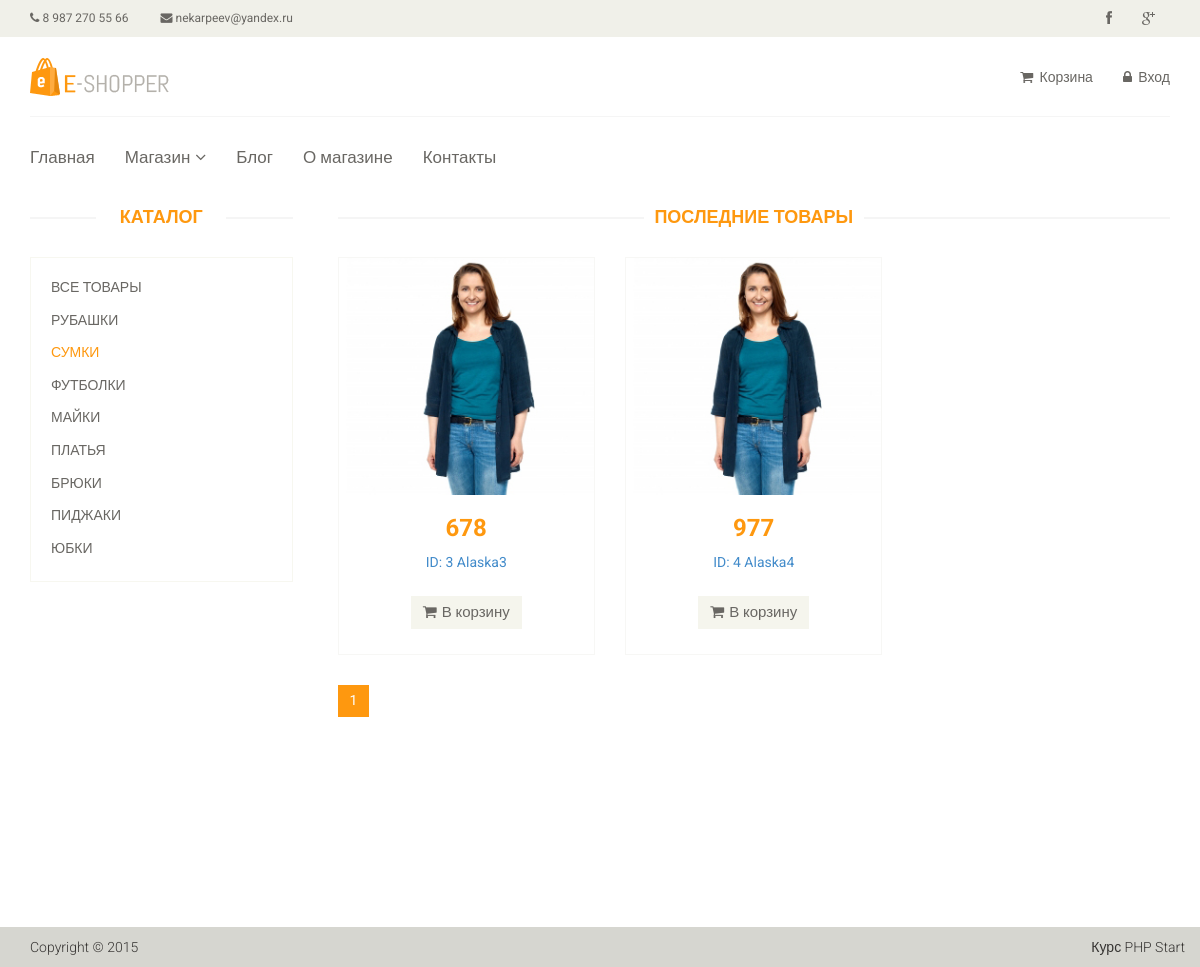
Page /category/2 on the committed database.
### tables this page shows
CREATE TABLE `article_category` (
  `id` int(11) NOT NULL,
  `name` varchar(255) DEFAULT NULL,
  `sort_order` int(11) NOT NULL,
  `status` int(11) NOT NULL
);

CREATE TABLE `articles` (
  `id` int(11) NOT NULL,
  `category` varchar(55) DEFAULT NULL,
  `title` varchar(255) DEFAULT NULL,
  `code` varchar(255) NOT NULL,
  `text` text,
  `id_category` int(11) NOT NULL,
  `price` float DEFAULT NULL,
  `img` varchar(255) NOT NULL,
  `views` int(11) NOT NULL,
  `is_new` int(11) NOT NULL DEFAULT '0',
  `is_recommended` int(11) NOT NULL DEFAULT '0',
  `status` int(11) NOT NULL DEFAULT '1'
);

### config/routes.php (called while the page is built)
<?php
return array(
    'product/([0-9]+)'                => '/product/view/$1',
    'product'                         => '/product/list',
    'catalog'                         => '/catalog/view',
    'catalog/page-([0-9]+)'           => '/catalog/view/$1',
    'category/([0-9]+)'               => '/catalog/category/$1',
    'category/([0-9]+)/page-([0-9]+)' => '/catalog/category/$1/$2',
    'user/register'                   => '/user/register',
    'user/login'                      => '/user/login',
    'user/logout'                     => '/user/logout',
    'cart'                            => '/cart/index',
    'cart/add/([0-9]+)'               => '/cart/add/$1',
    'cart/delete/([0-9]+)'            => '/cart/delete/$1',
    'cart/deleteAll/([0-9]+)'         => '/cart/deleteAll/$1',
    'cart/checkout'                   => '/cart/checkout',
    'cabinet'                         => '/cabinet/index',
    'cabinet/edit'                    => '/cabinet/edit',
    'admin/product/create'            => '/adminProduct/create',
    'admin/product/update/([0-9]+)'   => '/adminProduct/update/$1',
    'admin/product/delete/([0-9]+)'   => '/adminProduct/delete/$1',
    'admin/product'                   => '/adminProduct/index',
    'admin/category/create'           => '/adminCategory/create',
    'admin/category/update/([0-9]+)'  => '/adminCategory/update/$1',
    'admin/category/delete/([0-9]+)'  => '/adminCategory/delete/$1',
    'admin/category'                  => '/adminCategory/index',
    'admin/order/update/([0-9]+)'     => '/adminOrder/update/$1',
    'admin/order/delete/([0-9]+)'     => '/adminOrder/delete/$1',
    'admin/order/view/([0-9]+)'       => '/adminOrder/view/$1',
    'admin/order'                     => '/adminOrder/index',
    'admin'                           => '/admin/index',
    ''                                => '/site/index'
);
?>

### controllers/catalogController.php (called while the page is built, shortened)
<?php
    class CatalogController
    {
        public function actionCategory($idCategory, $page = 1)
        {
            $page = preg_replace('|[^0-9]*|','',$page);
            $page = intval($page);
            $categoryList = [];
            $categoryList = Category::getCategory();
            $productList = [];
            $productList = Product::getProductListByCategory($idCategory, $page);
            $total = Product::getTotalProductInCategory($idCategory);
            $pagination = new Pagination($total, $page, $limit = Product::DEFAULT_LIMIT, $index = 'page-');
            include_once(ROOT . '/view/catalog/product_by_category.php');
            die();
        }
    }

### index.php (called while the page is built, shortened)
<?php
    include_once(ROOT . '/components/Autoload.php');
    $rout1 = new Router;
    $rout1->run();

### models/Category.php (called while the page is built, shortened)
<?php
class Category
{
    public static function getCategory()
    {
        $db = Db::getConnection();
        $result = $db->query('SELECT id, name, sort_order FROM `article_category` WHERE status = 1 ORDER BY sort_order ASC');
        while ($row = $result->fetch()) {
            static $i = 0;
            $categoryList[$i]['id'] = $row['id'];
            $categoryList[$i]['name'] = $row['name'];
            $categoryList[$i]['sort_order'] = $row['sort_order'];
        }
        return $categoryList;
    }
}

### models/Product.php (called while the page is built, shortened)
<?php
class Product
{
    public static function getProductListByCategory($idCategory, $page = 1)
    {
        $db = Db::getConnection();
        $limit = self::DEFAULT_LIMIT;
        $offset = $limit * ($page - 1);
        $sql = ('SELECT * FROM `articles` WHERE id_category = :id_category LIMIT :limit OFFSET :offset');
        $result = $db->prepare($sql);
        $result->bindValue(':id_category', $idCategory, PDO::PARAM_INT);
        $result->bindValue(':limit', $limit, PDO::PARAM_INT);
        $result->bindValue(':offset', $offset, PDO::PARAM_INT);
        $result->execute();
        $i = 0;
        while ($row = $result->fetch()) {
            static $i = 0;
            $productList[$i]['id'] = $row['id'];
            $productList[$i]['category'] = $row['category'];
            $productList[$i]['title'] = $row['title'];
            $productList[$i]['text'] = $row['text'];
            $productList[$i]['price'] = $row['price'];
            $productList[$i]['is_new'] = $row['is_new'];
            $productList[$i]['is_recommended'] = $row['is_recommended'];
            $productList[$i]['status'] = $row['status'];
        }
        return $productList;
    }
    public static function getTotalProductInCategory($idCategory, $limit = self::DEFAULT_LIMIT)
    {
        $db = Db::getConnection();
        $sql = 'SELECT count(id) FROM `articles` WHERE `status` = 1 AND `id_category` = ' . $idCategory;
        $result = $db->query($sql);
        $total = $result->fetch();
        return $total[0];
    }
}

### components/Autoload.php (called while the page is built, shortened)
<?php
    spl_autoload_register(function ($class_name)
    {
        $array_paths = array(
            '/models/',
            '/components/',
            '/controllers/',
        );
        foreach ($array_paths as $path) {
            $path = ROOT . $path . $class_name . '.php';
        }
    });

### view/components/product_item.php (the view, shortened to what this page needs)
<div class="single-products">
    <div class="productinfo text-center">
        <a href="/product/<?php echo $product['id']; ?>">
            <img src="template/images/home/product1.jpg" alt=""/>
        </a>
        <h2><?php echo $product['price']; ?></h2>
        <p>
            <a href="/product/<?php echo $product['id']; ?>"> <?php echo 'ID: ' . $product['id'] . ' ' . $product['title']; ?></a>
        </p>
        <a data-id="<?php echo $product['id'];?>" href="/cart/add/<?php echo $product['id'];?>" class="btn btn-default add-to-cart"><i
                class="fa fa-shopping-cart"></i>В корзину</a>
    </div>
</div>

### components/Router.php (shortened to what this page needs)
<?php
	class Router {
		private $routes;
		public function __construct() {
			$path = ROOT . '/config/routes.php';
			$this->routes = include($path);
                }
                       private function getURL() {
                    if (!empty($_SERVER['REQUEST_URI'])) {
                        return trim($_SERVER['REQUEST_URI'], '/');
                    }
                  }
		public function run() {
                    $uri = $this->getURL();
                    foreach ($this->routes as $uriPattern => $path) {
                     if (preg_match("~^$uriPattern$~", $uri)) {
                        $internalRoute = preg_replace("~$uriPattern~", $path, $uri);
                        $segment = explode('/', $internalRoute);
                        array_shift($segment);
                        $controllerName = ucfirst(array_shift($segment)).'Controller';
                        $actionName = 'action' . ucfirst(array_shift($segment));
                        $parameters = $segment;
                        $controllerObject = new $controllerName;
                        $result = call_user_func_array(array($controllerObject, $actionName), $parameters);
                    }
	}
     }
 }

### view/catalog/product_by_category.php (shortened to what this page needs)
<?php
    include_once(ROOT . '/view/layouts/header.php');
?>
<section>
    <div class="container">
        <div class="row">
            <?php include_once(ROOT . '/view/components/category.php'); ?>
            <div class="col-sm-9 padding-right">
                <div class="features_items">
                    <h2 class="title text-center">Последние товары</h2>
                        <?php foreach ($productList as $product): ?>
                            <div class="col-sm-4">
                                <div class="product-image-wrapper">
                                    <?php include(ROOT . '/view/components/product_item.php'); ?>
                                </div>
                            </div>
                        <?php endforeach; ?>
                </div>
                <?php
                    echo $pagination->get();
                ?>
            </div>
        </div>
    </div>
</section>
<div id="foot">
    <?php
        include_once ROOT . '/view/layouts/footer.php';
    ?>

### view/components/category.php
<div class="col-sm-3">
    <div class="left-sidebar">
        <h2>Каталог</h2>
        <div class="panel-group category-products">
            <div class="panel panel-default">
                <div class="panel-heading">
                    <h4 class="panel-title"><a href="/catalog">Все товары</a></h4>
                </div>
            </div>
            <?php foreach ($categoryList as $categoryItem): ?>
                <div class="panel panel-default">
                    <div class="panel-heading">
                        <h4 class="panel-title">
                            <a href="/category/<?php echo $categoryItem['id']; ?>"
                               class="<?php if (!empty($idCategory) and $idCategory == $categoryItem['id']) echo 'active'; ?>">
                                <?php echo $categoryItem['name']; ?>
                            </a>
                        </h4>
                    </div>
                </div>
            <?php endforeach; ?>
        </div>
    </div>
</div>

### template/css/main.css (style rules this page uses)
body { font-family: 'Roboto', sans-serif; background:; position: relative; font-weight:400px; }
a { -webkit-transition: 300ms; -moz-transition: 300ms; -o-transition: 300ms; transition: 300ms; }
h1, h2, h3, h4, h5, h6 { font-family: 'Roboto', sans-serif; }
.category-products { border: 1px solid #F7F7F0; margin-bottom: 35px; padding-bottom: 20px; padding-top: 15px; }
.left-sidebar h2, .brands_products h2 { color: #FE980F; font-family: 'Roboto', sans-serif; font-size: 18px; font-weight: 700; margin: 0 auto 30px; text-align: center; text-transform: uppercase; position: relative; z-index:3; }
.left-sidebar h2:after, h2.title:after { content: " "; position: absolute; border: 1px solid #f5f5f5; bottom:8px; left: 0; width: 100%; height: 0; z-index: -2; }
.left-sidebar h2:before { content: " "; position: absolute; background: #fff; bottom: -6px; width: 130px; height: 30px; z-index: -1; left: 50%; margin-left: -65px; }
h2.title:before { content: " "; position: absolute; background: #fff; bottom: -6px; width: 220px; height: 30px; z-index: -1; left: 50%; margin-left: -110px; }
.category-products .panel { background-color: #FFFFFF; border: 0px; border-radius: 0px; box-shadow:none; margin-bottom: 0px; }
.category-products .panel-default .panel-heading { background-color: #FFFFFF; border: 0 none; color: #FFFFFF; padding: 5px 20px; }
.category-products .panel-default .panel-heading .panel-title a { color: #696763; font-family: 'Roboto', sans-serif; font-size: 14px; text-decoration: none; text-transform: uppercase; }
.category-products .panel-default .panel-heading .panel-title a.active { color: #FE980F; }
.padding-right { padding-right: 0; }
.features_items { overflow:hidden; }
h2.title { color: #FE980F; font-family: 'Roboto', sans-serif; font-size: 18px; font-weight: 700; margin: 0 15px; text-transform: uppercase; margin-bottom: 30px; position: relative; }
.product-image-wrapper { border:1px solid #F7F7F5; overflow: hidden; margin-bottom:30px; }
.single-products { position: relative; }
.productinfo h2 { color: #FE980F; font-family: 'Roboto', sans-serif; font-size: 24px; font-weight: 700; }
.productinfo p { font-family: 'Roboto', sans-serif; font-size: 14px; font-weight: 400; color: #696763; height: 34px; }
.productinfo img { width: 100%; }
.productinfo { position:relative; }
.add-to-cart { background:#F5F5ED; border: 0 none; border-radius: 0; color: #696763; font-family: 'Roboto', sans-serif; font-size: 15px; margin-bottom: 25px; }
.add-to-cart i { margin-right:5px; }

### rows in the picture
article_category: name "РУБАШКИ"
article_category: name "СУМКИ"
article_category: name "ФУТБОЛКИ"
article_category: name "МАЙКИ"
article_category: name "ПЛАТЬЯ"
article_category: name "БРЮКИ"
article_category: name "ПИДЖАКИ"
article_category: name "ЮБКИ"
articles: price "678", id "3", title "Alaska3"
articles: price "977", id "4", title "Alaska4"
